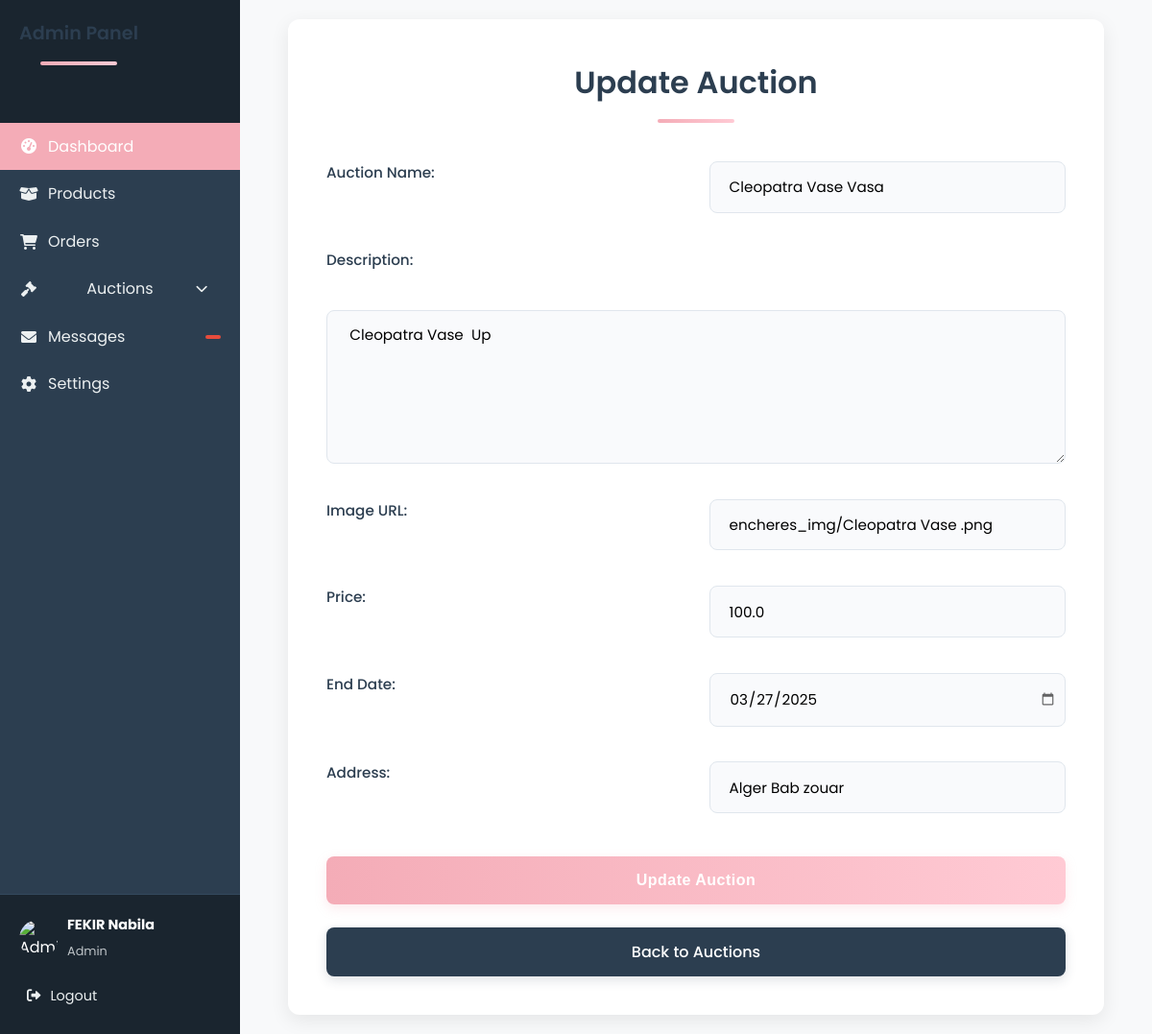
/update_enchere/1 (signed in), run on an earlier commit of the app's database.
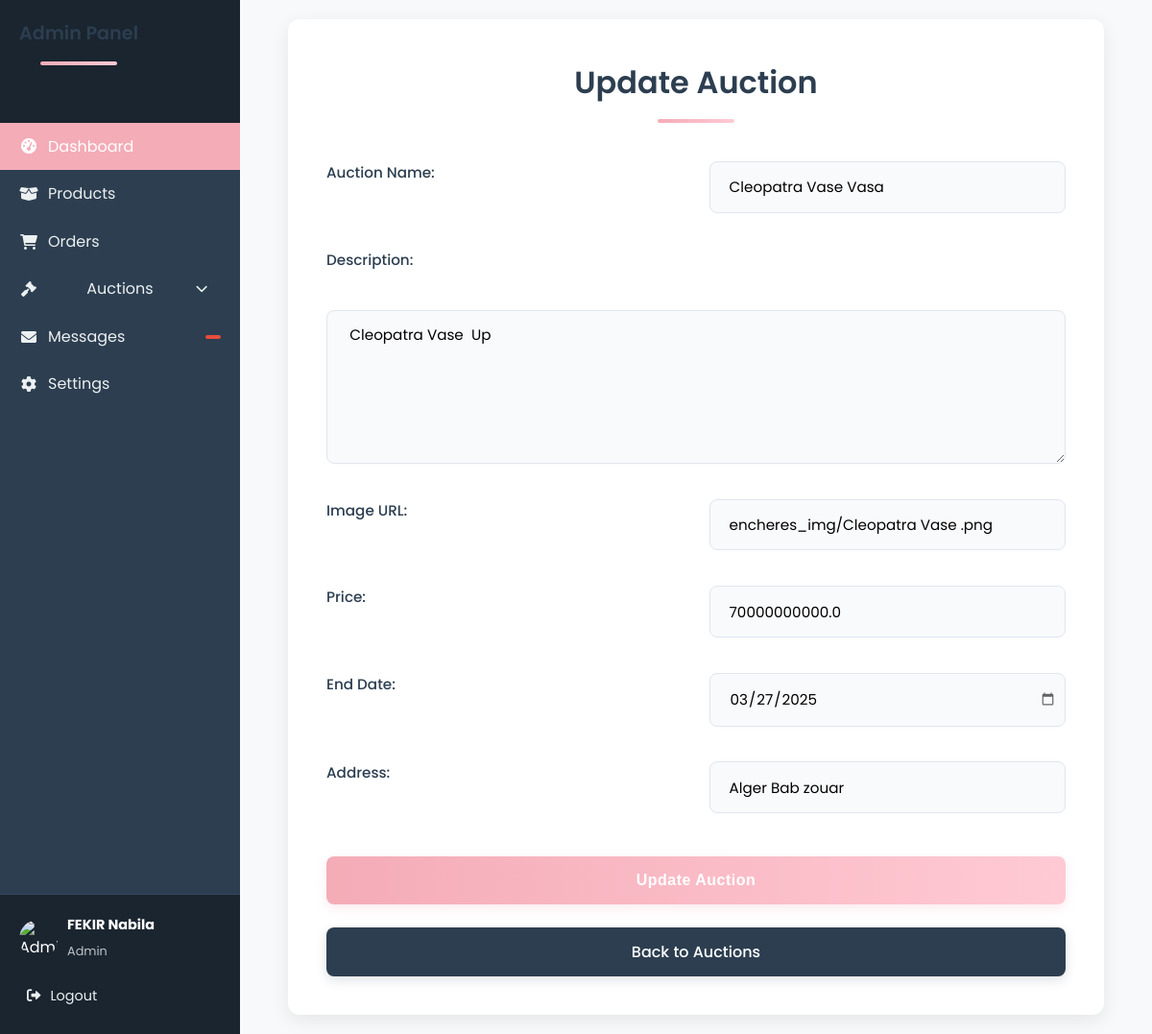
And on a later commit of the database.
### tables this page shows
CREATE TABLE enchere (
            id_enchere INTEGER PRIMARY KEY AUTOINCREMENT,
            name TEXT NOT NULL,
            etat TEXT NOT NULL DEFAULT 'En cours',
            description TEXT NOT NULL,
            image_url TEXT, 
            prix REAL NOT NULL,
            date_fin DATE NOT NULL,
            adresse TEXT NOT NULL
        );

### app.py (the view, shortened to what this page needs)
@app.route("/update_enchere/<int:enchere_id>", methods=["GET", "POST"])
@login_required
def update_enchere(enchere_id):
    conn = get_db()
    cursor = conn.cursor()
    enchere = cursor.execute(
        "SELECT * FROM enchere WHERE id_enchere = ?", (enchere_id,)
    ).fetchone()
    if not enchere:
        return redirect(url_for("gestion_encheres"))
    return render_template("update_enchere.html", enchere=enchere)

### app.py (called while the page is built)
@login_manager.user_loader
def load_user(user_id):
    conn = get_db()
    user = conn.execute("SELECT * FROM users WHERE id = ?", (user_id,)).fetchone()
    conn.close()
    if user:
        return User(
            user["id"],
            user["FirstName"],
            user["LastName"],
            user["Email"],
            user["phoneNum"],
            user["password"],
            user["is_admin"],
        )
    return None

def get_db():
    conn = sqlite3.connect("database.db")
    conn.row_factory = sqlite3.Row
    return conn

### templates/update_enchere.html (shortened to what this page needs)
<!DOCTYPE html>
<html lang="en">
  <head>
    <link
      rel="stylesheet"
      href="{{ url_for('static', filename='admin_manipulation.css') }}" />
      <link
      rel="stylesheet"
      href="{{ url_for('static', filename='navbar.css') }}" />
    <link
      rel="stylesheet"
      href="https://cdnjs.cloudflare.com/ajax/libs/font-awesome/6.0.0/css/all.min.css" />
  </head>
  <body>
    <div class="admin-container">
      <aside class="sidebar">
        <div class="sidebar-header">
            <h2>Admin Panel</h2>
        </div>
        <ul class="sidebar-menu">
            <li class="active">
                <a href="{{ url_for('home_admin') }}">
                    <i class="fas fa-tachometer-alt"></i>
                    <span>Dashboard</span>
                </a>
            </li>
            <li >
                <a href="{{ url_for('gestion_produits') }}">
                    <i class="fas fa-box-open"></i>
                    <span>Products</span>
                </a>
            </li>
            <li >
                <a href="{{ url_for('admin_orders') }}" >
                    <i class="fas fa-shopping-cart"></i>
                    <span>Orders</span>
                </a>
            </li>
            <li class="has-submenu">
                <a href="#" class="submenu-toggle">
                    <i class="fas fa-gavel"></i>
                    <span>Auctions</span>
                    <i class="fas fa-chevron-down dropdown-icon"></i>
                </a>
            </li>
            <li>
                <a href="{{ url_for('admin_messages') }}">
                    <i class="fas fa-envelope"></i>
                    <span>Messages</span>
                    <span class="badge">{{ message_count }}</span>
                </a>
            </li>
            <li>
                <a href="#">
                    <i class="fas fa-cog"></i>
                    <span>Settings</span>
                </a>
            </li>
        </ul>
        <div class="sidebar-footer">
            <div class="user-profile">
                <img src="{{ url_for('static', filename='img/admin-avatar.jpg') }}" alt="Admin" />
                <div class="user-info">
                    <h4>{{ current_user.FirstName }} {{ current_user.LastName }}</h4>
                    <small>Admin</small>
                </div>
            </div>
            <a href="{{ url_for('logout') }}" class="logout-btn">
                <i class="fas fa-sign-out-alt"></i>
                <span>Logout</span>
            </a>
        </div>
    </aside>
        <main class="main-content-area">
          <div class="content-wrapper">
            <div class="form-container">
              <h2>Update Auction</h2>
        <form
  action="{{ url_for('update_enchere', enchere_id=enchere.id_enchere) }}"
  method="POST">
  <label for="name">Auction Name:</label>
  <input type="text" name="name" value="{{ enchere.name }}" required />
  <label for="description">Description:</label>
  <textarea name="description" class="description-box" required>
{{ enchere.description }}</textarea
  >
  <label for="image_url">Image URL:</label>
  <input type="text" name="image_url" value="{{ enchere.image_url }}" />
  <label for="prix">Price:</label>
  <input
    type="number"
    step="0.01"
    name="prix"
    value="{{ enchere.prix }}"
    required />
  <label for="date_fin">End Date:</label>
  <input
    type="date"
    name="date_fin"
    value="{{ enchere.date_fin }}"
    required />
  <label for="adresse">Address:</label>
  <input
    type="text"
    name="adresse"
    value="{{ enchere.adresse }}"
    required />
  <button type="submit">Update Auction</button>
</form>
        <a href="{{ url_for('gestion_encheres') }}" class="back-link">Back to Auctions</a>
      </div>
      </div>
    </main>
    </div>
  </body>
</html>

What changed in the data, as far as the page shows it:
changed enchere "Cleopatra Vase Vasa": prix "100.0" → "70000000000.0"
